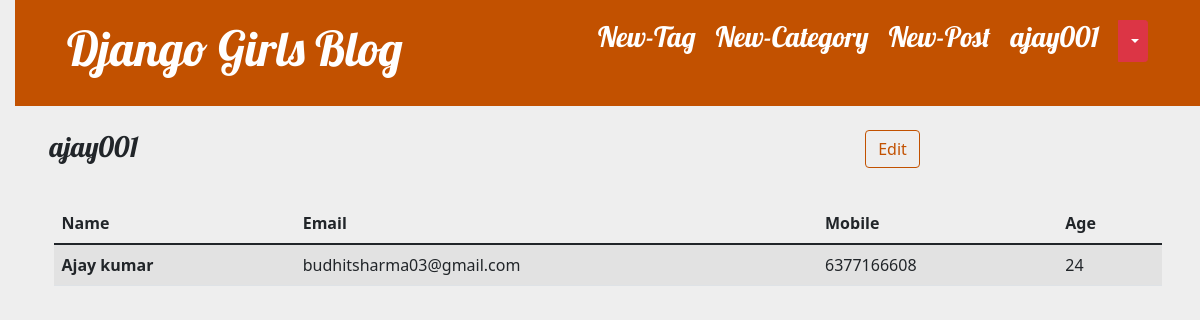
The app's page /profile (signed in) with its own data.
### blog/models.py (models this page shows)
class User(AbstractUser):
    age = models.IntegerField(default=18)
    mobile = models.IntegerField()
    user_img = models.ImageField(upload_to='image/user_img/')

### blog/views.py (the view)
# urls.py: path('profile', views.profile, name='user-profile'),
def profile(request):
    user = request.user
    return render(request, 'auth/profile.html', {"user": user})

### blog/templates/auth/profile.html
{% extends 'blog/base.html' %}
{% block content %}
    {% if user.is_authenticated %}
    <div class="mt-4">
      <div class="row">
        <div class="col-6">
          {% if user.user_img %}
            <img src="{{ user.user_img.url }}" width = "150" height = "150"  />
            <h3>{{ user.username }}</h3>
          {% else %}
              <h3>{{ user.username }}</h3>
          {% endif %}
        </div>
        <div class="col-6 text-center ">
          <a class="btn btn-secondary" href="{% url 'profile_edit' %}">
            Edit
        </a>
        </div>
      </div>
        <div class="row my-3 p-3">
            <table class="table table-striped">
                <thead>
                  <tr>
                    <th scope="col">Name</th>
                    <th scope="col">Email</th>
                    <th scope="col">Mobile</th>
                    <th scope="col">Age</th>
                  </tr>
                </thead>
                <tbody>
                  <tr>
                    <th scope="row">{{ user.first_name |capfirst }} {{ user.last_name }}</th>
                    <td>{{ user.email }}</td>
                    <td>{{ user.mobile }}</td>
                    <td>{{ user.age }}</td>
                  </tr>
                </tbody>
              </table>
        </div>
    </div>
    {% endif %}
{% endblock %}

### blog/templates/blog/base.html (shortened to what this page needs)
{% load static %}
<!DOCTYPE html>
<html>
    <head>
        <link rel="stylesheet" href="https://cdn.jsdelivr.net/npm/bootstrap@5.1.3/dist/css/bootstrap.min.css">
        <link rel="stylesheet" href="{% static 'css/blog.css' %}">
    </head>
    <body>
        <header class="page-header">
          <div class="container">
            {% if user.is_authenticated %}
                <div class="btn-group top-menu">
                    {% if user.user_img %}
                        <a href="{% url 'user-profile' %}"><img src="{{ user.user_img.url}}" alt="{{ user.name }}" style="border-radius: 50%; height: 50px;width: 50px;"></a>
                    {% else %}
                        <a href="{% url 'user-profile' %}" class="top-menu">
                            <h3>{{ user.username }}</h3>
                        </a>
                    {% endif %}
                    <button type="button" class="btn btn-danger btn-sm dropdown-toggle" data-toggle="dropdown" aria-haspopup="true" aria-expanded="false">
                    </button>
                </div>
                <a href="{% url 'post_new' %}" class="top-menu">
                    <h3>New-Post</h3>
                </a>
                <a href="{% url 'new_category' %}" class="top-menu">
                   <h3> New-Category</h3>
                </a>
                <a href="{% url 'new_tag' %}" class="top-menu">
                    <h3> New-Tag</h3>
                 </a>
            {% else %}
            <a href="{% url 'login_view' %}" class="top-menu">
                Login
            </a>
            {% endif %}
            <h1><a href="/">Django Girls Blog</a></h1>
          </div>
        </header>
        <main class="container">
            <div class="row">
                <div class="col">
                    {% block content %}
                    {% endblock %}
                </div>
            </div>
        </main>
    </body>
</html>

### blog/static/css/blog.css (style rules this page uses)
* { margin:0; padding:0 }
a,a:hover { text-decoration: none; }
body { background-color: #eee!important; }
h1 a, h2 a { color: #C25100; font-family: 'Lobster'; }
body { padding-left: 15px; }
.page-header { background-color: #C25100; margin-top: 0; padding: 20px 20px 20px 40px; }
.page-header h1, .page-header h1 a, .page-header h1 a:visited, .page-header h1 a:active { color: #ffffff; font-size: 36pt; text-decoration: none; }
h1, h2, h3, h4 { font-family: 'Lobster', cursive; }
.top-menu, .top-menu:hover, .top-menu:visited { color: #ffffff; float: right; font-size: 26pt; margin-right: 20px; }
.btn-secondary, .btn-secondary:visited { color: #C25100; background: none; border-color: #C25100; }

### records on screen
User: username "ajay001", first_name "Ajay", last_name "kumar", email "budhitsharma03@gmail.com", mobile "6377166608", age "24"
